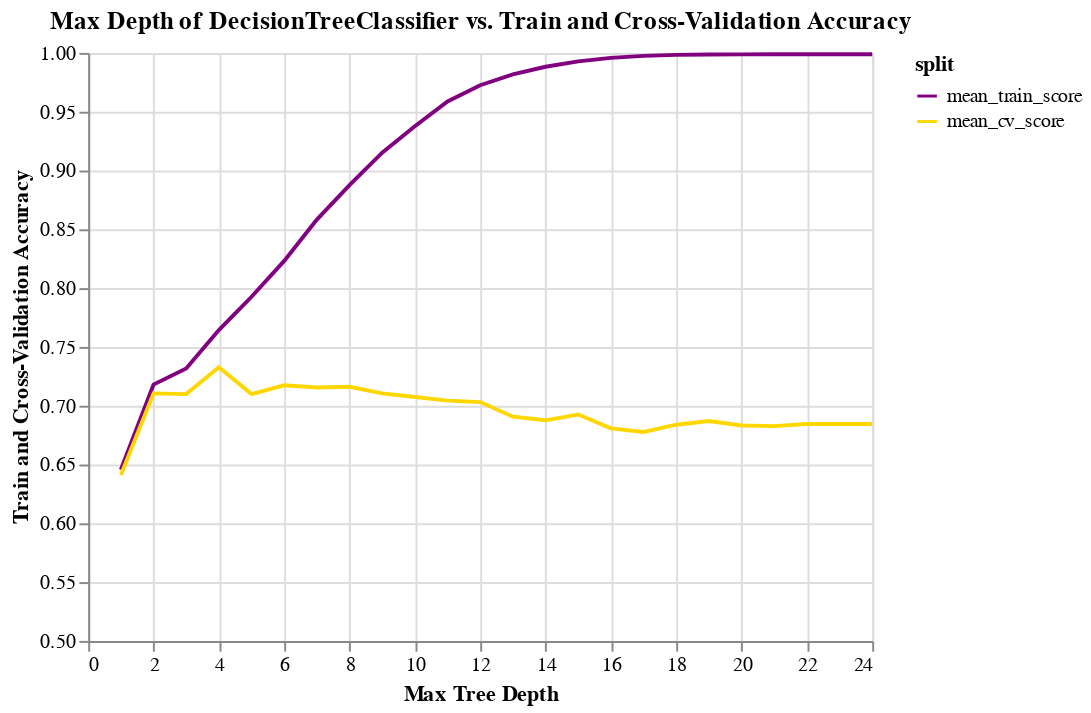

The notebook cell this image was saved under:
### Markdown cell above
## Exercise 3: Hyperparameters 
rubric={points:10}

In this exercise, you'll experiment with the `max_depth` hyperparameter of the decision tree classifier. See the [`DecisionTreeClassifier` documentation](https://scikit-learn.org/stable/modules/generated/sklearn.tree.DecisionTreeClassifier.html) for more details.

- Explore the `max_depth` hyperparameter. Run 10-fold cross-validation for trees with different values of `max_depth` (at least 10 different values in the range 1 to 25).
- For each `max_depth`, get both the train accuracy and the cross-validation accuracy.
- Make a plot with `max_depth` on the *x*-axis and the train and cross-validation scores on the *y*-axis. That is, your plot should have two curves, one for train and one for cross-validation. Include a legend to specify which is which.
- Discuss how changing the `max_depth` hyperparameter affects the training and cross-validation accuracy. From these results, what depth would you pick as the optimal depth? 
- Do you think that the depth you chose would generalize to other "spotify" datasets (i.e., data on other spotify users)?

> Note: generally speaking (for all assignments) you are welcome to copy/paste code directly from the lecture notes, though I ask that you add a small citation (e.g. "Adapted from lecture 2") if you do so.

### Code cell
# [citation] Adapted from Introduction to Machine Learning, Module 3, section 20: https://ml-learn.mds.ubc.ca/en/module3

res = {'depth': [], 'mean_train_score': [], 'mean_cv_score': []}
max_cv_score = -sys.maxsize
max_depth = 1;
for i in range(1, 25):
    model = DecisionTreeClassifier(max_depth=i, random_state=321)
    scores = cross_validate(model, X_train, y_train, cv=10, return_train_score=True)
    res['depth'].append(i)
    res['mean_train_score'].append(scores['train_score'].mean())
    mean_cv_score = scores['test_score'].mean()
    res['mean_cv_score'].append(mean_cv_score)
    if (mean_cv_score > max_cv_score):
        max_cv_score = mean_cv_score
        max_depth = i

res_df = pd.DataFrame(res).melt(id_vars=['depth'],
                                value_vars=['mean_train_score',
                                            'mean_cv_score'],
                                var_name='split',
                                value_name='score')

chart = alt.Chart(res_df).mark_line().properties(
            title='Max Depth of DecisionTreeClassifier vs. Train and Cross-Validation Accuracy'
        ).encode(
            alt.X('depth:Q', axis=alt.Axis(title='Max Tree Depth')),
            alt.Y('score:Q', axis=alt.Axis(title='Train and Cross-Validation Accuracy'),
                            scale=alt.Scale(domain=[.50, 1.00])),
            alt.Color('split:N', scale=alt.Scale(domain=['mean_train_score',
                                                         'mean_cv_score'],
                                                 range=['purple', 'gold'])))
print('How changing the max_depth hyperparameter affects the training and cross-validation accuracy:')
print('Increasing the max_depth hyperparameter increases training accuracy, but once the max_depth of the decision tree gets too deep, increasing the depth rather reduces the cross-validation accuracy.')
print('For example, as the max_depth increases beyond %0.1f, the cross-validation accuracy starts to decrease from around %0.4f to 0.71.' % (max_depth, max_cv_score))
print('This is not a significant decrease, but it means that when the depth of the tree increases, although the training accuracy increases, the model starts to pick up on more quirks of the training dataset.')
print('Once the decision tree\'s decisions get too complex, we risk overfitting because the patterns we picked up from the training sets are too specific to be used for the validation sets, increasing the validation error.')

print('\nOptimal depth: %0.1f' % max_depth)

print('\nWould this optimal depth generalize to other spotify datasets: ')
print('If this model is generalized on other datasets significantly larger in size, our model may not generalize well - there are millions of spotify users, and the size of our training data is only in the thousands (n = %f). \n' % len(X_train))

chart

### Figure 1 — Vega-Lite specification as saved in the notebook (floating-point values rounded to 4 significant figures)
{"config": {"view": {"continuousWidth": 400, "continuousHeight": 300}}, "data": {"name": "data-8ac6b69275ae73e49fb3ded24b5dd9de"}, "mark": "line", "encoding": {"color": {"type": "nominal", "field": "split", "scale": {"domain": ["mean_train_score", "mean_cv_score"], "range": ["purple", "gold"]}}, "x": {"type": "quantitative", "axis": {"title": "Max Tree Depth"}, "field": "depth"}, "y": {"type": "quantitative", "axis": {"title": "Train and Cross-Validation Accuracy"}, "field": "score", "scale": {"domain": [0.5, 1.0]}}}, "title": "Max Depth of DecisionTreeClassifier vs. Train and Cross-Validation Accuracy", "$schema": "https://vega.github.io/schema/vega-lite/v4.8.1.json", "datasets": {"data-8ac6b69275ae73e49fb3ded24b5dd9de": [{"depth": 1, "split": "mean_train_score", "score": 0.6455}, {"depth": 2, "split": "mean_train_score", "score": 0.718}, {"depth": 3, "split": "mean_train_score", "score": 0.7316}, {"depth": 4, "split": "mean_train_score", "score": 0.7643}, {"depth": 5, "split": "mean_train_score", "score": 0.7927}, {"depth": 6, "split": "mean_train_score", "score": 0.8232}, {"depth": 7, "split": "mean_train_score", "score": 0.8583}, {"depth": 8, "split": "mean_train_score", "score": 0.8876}, {"depth": 9, "split": "mean_train_score", "score": 0.9151}, {"depth": 10, "split": "mean_train_score", "score": 0.9377}, {"depth": 11, "split": "mean_train_score", "score": 0.9587}, {"depth": 12, "split": "mean_train_score", "score": 0.9725}, {"depth": 13, "split": "mean_train_score", "score": 0.9817}, {"depth": 14, "split": "mean_train_score", "score": 0.9882}, {"depth": 15, "split": "mean_train_score", "score": 0.9928}, {"depth": 16, "split": "mean_train_score", "score": 0.9958}, {"depth": 17, "split": "mean_train_score", "score": 0.9975}, {"depth": 18, "split": "mean_train_score", "score": 0.9983}, {"depth": 19, "split": "mean_train_score", "score": 0.9986}, {"depth": 20, "split": "mean_train_score", "score": 0.9988}, {"depth": 21, "split": "mean_train_score", "score": 0.9988}, {"depth": 22, "split": "mean_train_score", "score": 0.9989}, {"depth": 23, "split": "mean_train_score", "score": 0.9989}, {"depth": 24, "split": "mean_train_score", "score": 0.9989}, {"depth": 1, "split": "mean_cv_score", "score": 0.6411}, {"depth": 2, "split": "mean_cv_score", "score": 0.7105}, {"depth": 3, "split": "mean_cv_score", "score": 0.7099}, {"depth": 4, "split": "mean_cv_score", "score": 0.7328}, {"depth": 5, "split": "mean_cv_score", "score": 0.7099}, {"depth": 6, "split": "mean_cv_score", "score": 0.7173}, {"depth": 7, "split": "mean_cv_score", "score": 0.7155}, {"depth": 8, "split": "mean_cv_score", "score": 0.7161}, {"depth": 9, "split": "mean_cv_score", "score": 0.7105}, {"depth": 10, "split": "mean_cv_score", "score": 0.7074}, {"depth": 11, "split": "mean_cv_score", "score": 0.7043}, {"depth": 12, "split": "mean_cv_score", "score": 0.7031}, {"depth": 13, "split": "mean_cv_score", "score": 0.6907}, {"depth": 14, "split": "mean_cv_score", "score": 0.6876}, {"depth": 15, "split": "mean_cv_score", "score": 0.6925}, {"depth": 16, "split": "mean_cv_score", "score": 0.6808}, {"depth": 17, "split": "mean_cv_score", "score": 0.6777}, {"depth": 18, "split": "mean_cv_score", "score": 0.6839}, {"depth": 19, "split": "mean_cv_score", "score": 0.687}, {"depth": 20, "split": "mean_cv_score", "score": 0.6832}, {"depth": 21, "split": "mean_cv_score", "score": 0.6826}, {"depth": 22, "split": "mean_cv_score", "score": 0.6845}, {"depth": 23, "split": "mean_cv_score", "score": 0.6845}, {"depth": 24, "split": "mean_cv_score", "score": 0.6845}]}}
